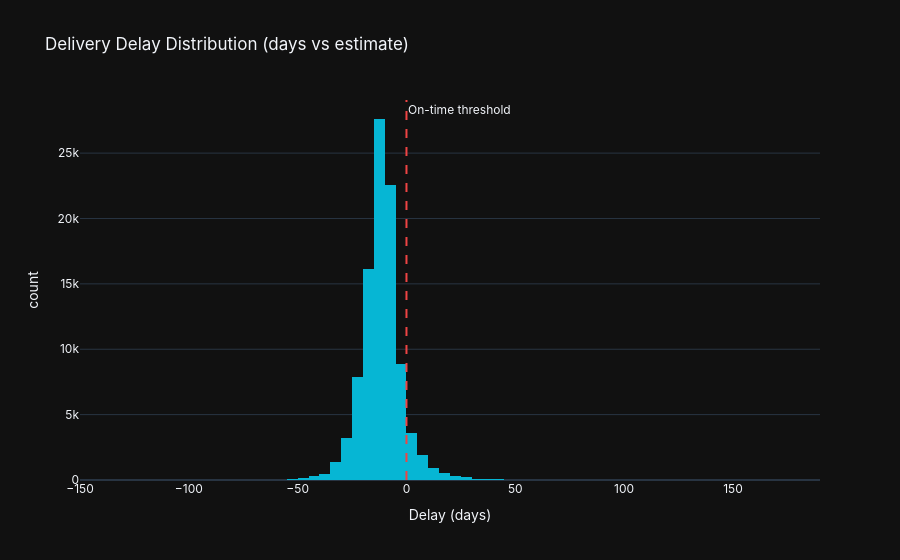

Source (notebook cell):
### Markdown cell above
## 3. Delivery Performance Analysis

### Code cell
delivery_query = '''
SELECT
    order_id,
    order_purchase_timestamp,
    order_delivered_customer_date,
    order_estimated_delivery_date,
    JULIANDAY(order_delivered_customer_date) - JULIANDAY(order_estimated_delivery_date) AS delay_days,
    CASE WHEN order_delivered_customer_date <= order_estimated_delivery_date THEN 1 ELSE 0 END AS on_time
FROM orders
WHERE order_status = 'delivered'
  AND order_delivered_customer_date IS NOT NULL
  AND order_estimated_delivery_date IS NOT NULL
'''
delivery_df = pd.read_sql(delivery_query, engine)
print(f"Delivered orders : {len(delivery_df):,}")
print(f"On-time rate     : {delivery_df['on_time'].mean()*100:.1f}%")
print(f"Avg delay (days) : {delivery_df['delay_days'].mean():.2f}")
print(f"Max delay (days) : {delivery_df['delay_days'].max():.1f}")

fig2 = px.histogram(delivery_df, x='delay_days', nbins=80,
                    title=' Delivery Delay Distribution (days vs estimate)',
                    color_discrete_sequence=['#06b6d4'],
                    labels={'delay_days':'Delay (days)'})
fig2.add_vline(x=0, line_dash='dash', line_color='#ef4444',
               annotation_text='On-time threshold')
fig2.update_layout(template='plotly_dark', font_family='Inter')
fig2.show()

### Figure 1 — Plotly figure (JSON) as saved in the notebook; plotly's stock layout.template omitted (floating-point values rounded to 4 significant figures; data arrays with more than 128 entries replaced by an {"elided": "..."} marker saying what was removed)
{"data": [{"bingroup": "x", "hovertemplate": "Delay (days)=%{x}<br>count=%{y}<extra></extra>", "legendgroup": "", "marker": {"color": "#06b6d4", "pattern": {"shape": ""}}, "name": "", "nbinsx": 80, "orientation": "v", "showlegend": false, "type": "histogram", "x": {"elided": "96470 float values"}, "xaxis": "x", "yaxis": "y"}], "layout": {"annotations": [{"showarrow": false, "text": "On-time threshold", "x": 0, "xanchor": "left", "xref": "x", "y": 1, "yanchor": "top", "yref": "y domain"}], "barmode": "relative", "font": {"family": "Inter"}, "legend": {"tracegroupgap": 0}, "shapes": [{"line": {"color": "#ef4444", "dash": "dash"}, "type": "line", "x0": 0, "x1": 0, "xref": "x", "y0": 0, "y1": 1, "yref": "y domain"}], "title": {"text": " Delivery Delay Distribution (days vs estimate)"}, "xaxis": {"anchor": "y", "domain": [0, 1], "title": {"text": "Delay (days)"}}, "yaxis": {"anchor": "x", "domain": [0, 1], "title": {"text": "count"}}}}
